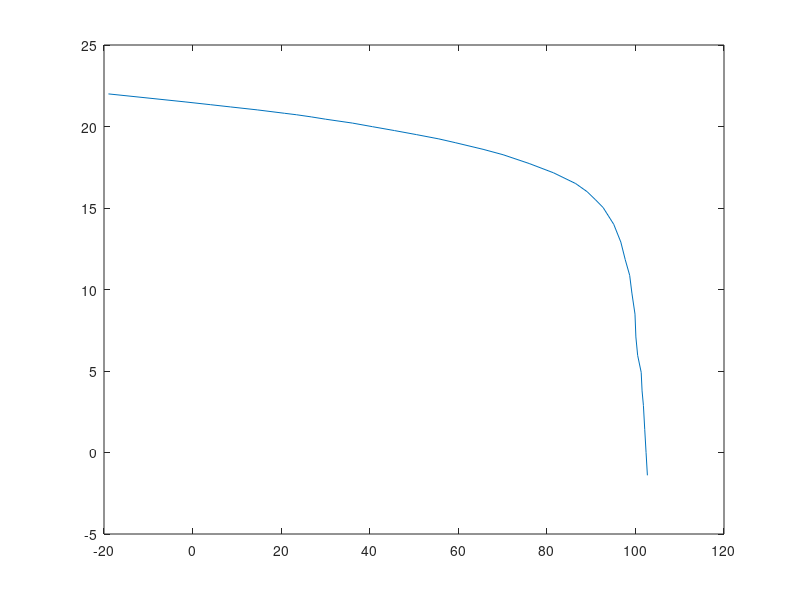

Reproduce this figure in MATLAB.
load VI.txt

current = VI(:,2);
voltage = VI(:,1);

rev_current = flipud(current);
rev_voltage = flipud(voltage);

plot(VI(:,2),VI(:,1));